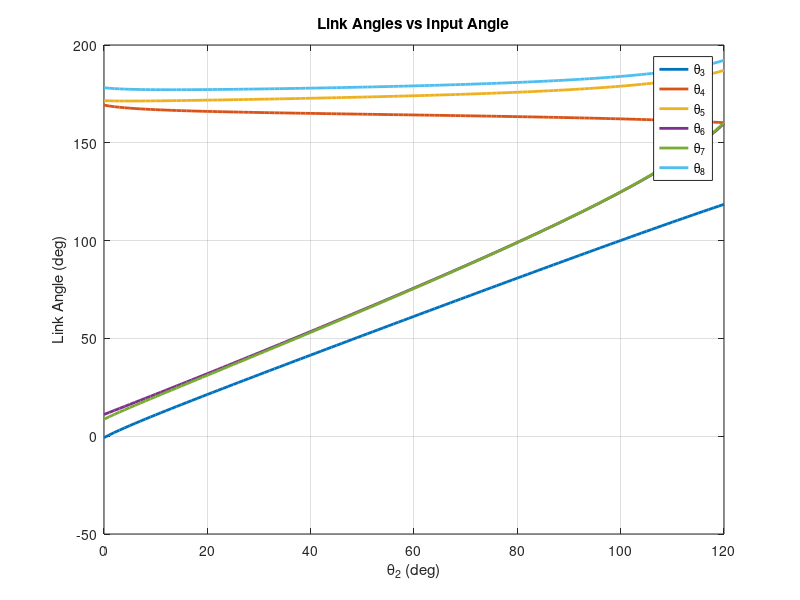
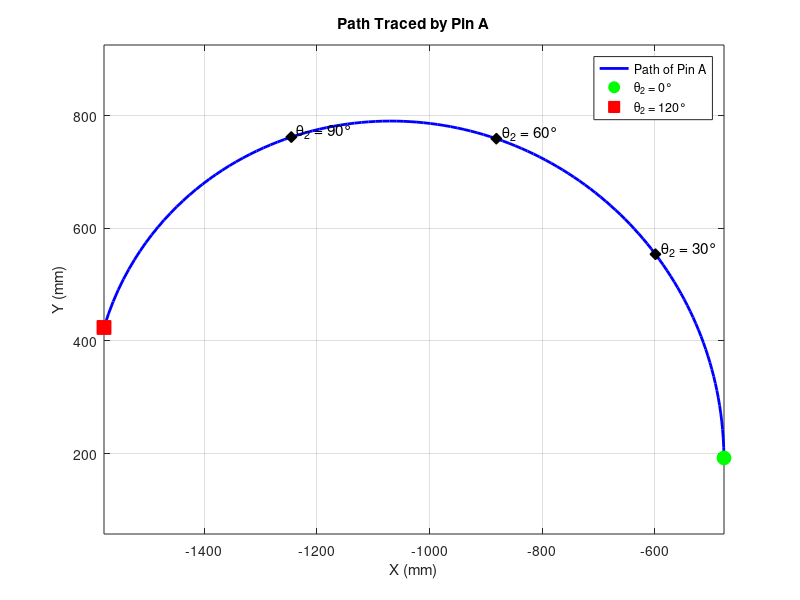
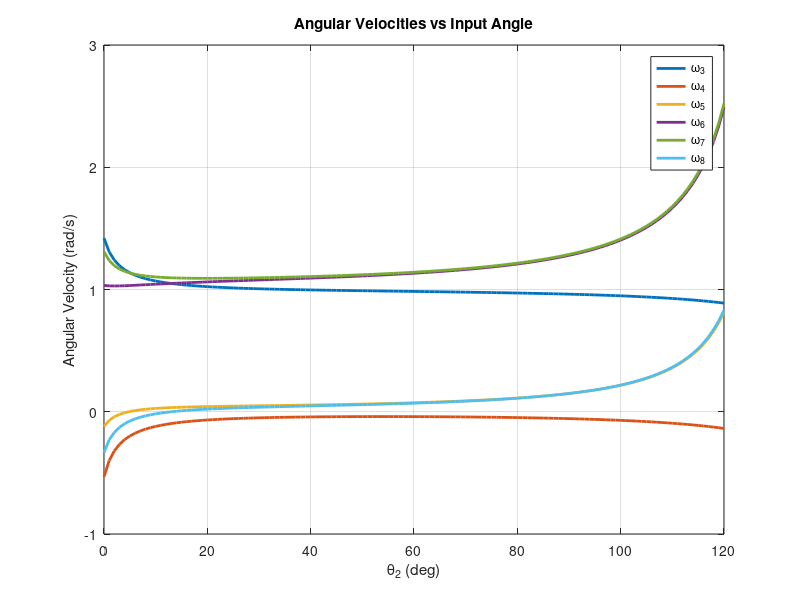
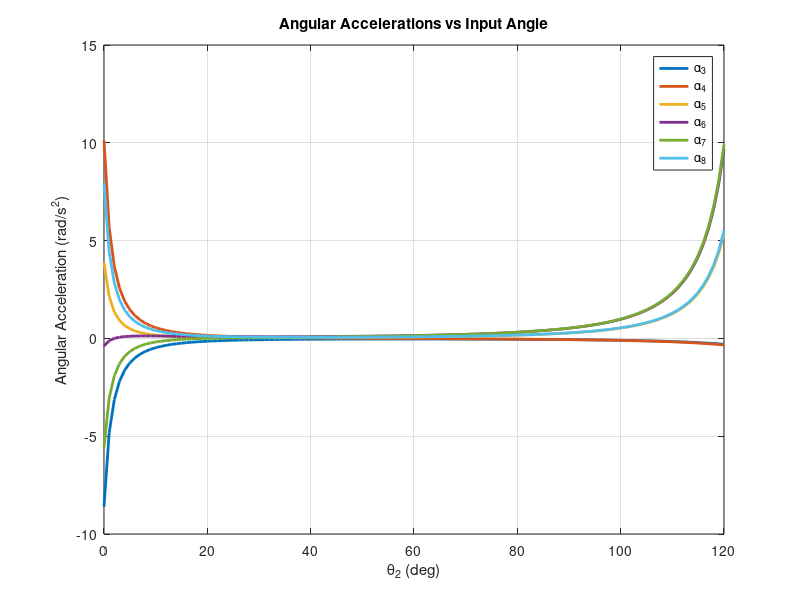

Here is the MATLAB script that generated these plots, in order: (Note: this script raises an error after producing the figures.)
% ENME 473 Project - Full Kinematics + Kinetics
% Part I: Position, Velocity, Acceleration, Pin A Path
% Part II: Driving Torque using Instantaneous Power Balance

clc;
clear;
close all;

%  USER INPUTS
omega2 = 1;          % rad/s, constant input angular velocity
alpha2 = 0;          % rad/s^2, constant-speed input assumption

m2 = 0.3474;         % kg, input link mass  (CHANGE to your team's value)
m8 = 1.154112;       % kg, output link mass (CHANGE to your team's value)
g  = 9.81;           % m/s^2

%%  KNOWN GEOMETRY  (all lengths in mm)
R1  = sqrt(237.2^2 + 70.6^2);
R2  = 272.4;
R23 = 236.9;
R14 = 279.0;
R3  = 489.9;
R4  = 539.8;
R36 = 342.1;
R46 = 179.3;
R5  = 595.5;
R6  = 378.9;
R7  = 198.2;
R8  = 254.4;
RA  = 336.9;               % distance from joint 7/8 to Pin A along link 8

theta1 = deg2rad(180 - atand(70.6/237.2));
alpha  = deg2rad(3.2);
beta   = deg2rad(3.5);
gamma  = deg2rad(1.8);

RAtot = R8 + RA;           % total distance from link-8 pivot to Pin A (mm)

% Mass moments of inertia about CG  (kg·m²)
R2_m = R2/1000;            % link 2 length in metres
R8_m = R8/1000;            % link 8 length in metres
IG2  = m2 * R2_m^2 / 12;
IG8  = m8 * R8_m^2 / 12;

%% =========================
%  INPUT RANGE
in            = 0:120;              % degrees, 1-degree increments
theta2_vals   = deg2rad(in);        % radians
N             = length(theta2_vals);

%% =========================
%  STORAGE ARRAYS
% --- solved angles (rad) ---
theta23_raw = zeros(1,N);
theta14_raw = zeros(1,N);
theta46_raw = zeros(1,N);
theta36_raw = zeros(1,N);
theta8_raw  = zeros(1,N);
theta7_raw  = zeros(1,N);

% --- angular velocities (rad/s) ---
omega23_vals = zeros(1,N);
omega14_vals = zeros(1,N);
omega46_vals = zeros(1,N);
omega36_vals = zeros(1,N);
omega8_vals  = zeros(1,N);
omega7_vals  = zeros(1,N);

% --- angular accelerations (rad/s²) ---
alpha23_vals = zeros(1,N);
alpha14_vals = zeros(1,N);
alpha46_vals = zeros(1,N);
alpha36_vals = zeros(1,N);
alpha8_vals  = zeros(1,N);
alpha7_vals  = zeros(1,N);

% --- Pin A position (mm), velocity (mm/s), acceleration (mm/s²) ---
Ax      = zeros(1,N);
Ay      = zeros(1,N);
Ax_dot  = zeros(1,N);
Ay_dot  = zeros(1,N);
Ax_ddot = zeros(1,N);
Ay_ddot = zeros(1,N);

% --- link 2 CG kinematics (mm, mm/s, mm/s²) ---
xG2  = zeros(1,N);
yG2  = zeros(1,N);
vxG2 = zeros(1,N);
vyG2 = zeros(1,N);
axG2 = zeros(1,N);
ayG2 = zeros(1,N);

% --- link 8 CG kinematics (mm, mm/s, mm/s²) ---
xG8  = zeros(1,N);
yG8  = zeros(1,N);
vxG8 = zeros(1,N);
vyG8 = zeros(1,N);
axG8 = zeros(1,N);
ayG8 = zeros(1,N);

% --- driving torque ---
T2_drive = zeros(1,N);

%% =========================
%  NEWTON-RAPHSON SETTINGS
%  =========================
% Initial guess chosen to converge to the correct assembly / branch
% for the desired Pin A path.
x = deg2rad([167.5; -4.0; 10.7; 165.4; -4.8; -171.3]);

tol_f   = 1e-8;
tol_x   = 1e-8;
maxIter = 100;

%% =========================
%  MAIN LOOP
for k = 1:N

    theta2 = theta2_vals(k);

    % -------------------------------------------------------
    % (1) POSITION ANALYSIS  —  Newton-Raphson
    for iter = 1:maxIter

        theta23 = x(1);
        theta14 = x(2);
        theta46 = x(3);
        theta36 = x(4);
        theta8  = x(5);
        theta7  = x(6);

        % Vector-loop residuals
        f = [ R2*cos(theta2) + R23*cos(theta23) - R14*cos(theta14) - R1*cos(theta1);
              R2*sin(theta2) + R23*sin(theta23) - R14*sin(theta14) - R1*sin(theta1);
              R2*cos(theta2) + R4*cos(theta23+gamma)  + R46*cos(theta46) - R36*cos(theta36) - R3*cos(theta14+alpha) - R1*cos(theta1);
              R2*sin(theta2) + R4*sin(theta23+gamma)  + R46*sin(theta46) - R36*sin(theta36) - R3*sin(theta14+alpha) - R1*sin(theta1);
              R2*cos(theta2) + R4*cos(theta23+gamma)  + R6*cos(theta46)  - R8*cos(theta8)   + R7*cos(theta7) - R5*cos(theta36+beta) - R3*cos(theta14+alpha) - R1*cos(theta1);
              R2*sin(theta2) + R4*sin(theta23+gamma)  + R6*sin(theta46)  - R8*sin(theta8)   + R7*sin(theta7) - R5*sin(theta36+beta) - R3*sin(theta14+alpha) - R1*sin(theta1)];

        % Jacobian  ∂f/∂[theta23, theta14, theta46, theta36, theta8, theta7]
        J = [-R23*sin(theta23),  R14*sin(theta14),             0,                   0,              0,             0;
              R23*cos(theta23), -R14*cos(theta14),             0,                   0,              0,             0;
             -R4*sin(theta23+gamma),   R3*sin(theta14+alpha),  -R46*sin(theta46),   R36*sin(theta36),     0,             0;
              R4*cos(theta23+gamma),  -R3*cos(theta14+alpha),   R46*cos(theta46),  -R36*cos(theta36),     0,             0;
             -R4*sin(theta23+gamma),   R3*sin(theta14+alpha),   -R6*sin(theta46),   R5*sin(theta36+beta),  R8*sin(theta8), -R7*sin(theta7);
              R4*cos(theta23+gamma),  -R3*cos(theta14+alpha),    R6*cos(theta46),  -R5*cos(theta36+beta), -R8*cos(theta8),  R7*cos(theta7)];

        dx    = J \ f;
        x_new = x - dx;

        % Wrap angles to [-π, π] to stay in the correct branch
        x_new = atan2(sin(x_new), cos(x_new));

        if norm(f, inf) < tol_f && norm(x_new - x, inf) < tol_x
            x = x_new;
            break;
        end

        x = x_new;
    end

    if iter == maxIter
        error('Newton-Raphson did not converge at theta2 = %g deg.', in(k));
    end

    theta23 = x(1);
    theta14 = x(2);
    theta46 = x(3);
    theta36 = x(4);
    theta8  = x(5);
    theta7  = x(6);

    % Store raw posture results
    theta23_raw(k) = theta23;
    theta14_raw(k) = theta14;
    theta46_raw(k) = theta46;
    theta36_raw(k) = theta36;
    theta8_raw(k)  = theta8;
    theta7_raw(k)  = theta7;

    % Rebuild Jacobian at converged posture (reused for velocity & acceleration)
    J = [-R23*sin(theta23),  R14*sin(theta14),             0,                   0,              0,             0;
          R23*cos(theta23), -R14*cos(theta14),             0,                   0,              0,             0;
         -R4*sin(theta23+gamma),   R3*sin(theta14+alpha),  -R46*sin(theta46),   R36*sin(theta36),     0,             0;
          R4*cos(theta23+gamma),  -R3*cos(theta14+alpha),   R46*cos(theta46),  -R36*cos(theta36),     0,             0;
         -R4*sin(theta23+gamma),   R3*sin(theta14+alpha),   -R6*sin(theta46),   R5*sin(theta36+beta),  R8*sin(theta8), -R7*sin(theta7);
          R4*cos(theta23+gamma),  -R3*cos(theta14+alpha),    R6*cos(theta46),  -R5*cos(theta36+beta), -R8*cos(theta8),  R7*cos(theta7)];

    % -------------------------------------------------------
    % (2) VELOCITY ANALYSIS   J * ω_vec = b_vel
    %     b_vel comes from d/dt of each position loop equation,
    %     isolating the omega2 contribution to the RHS.
    % -------------------------------------------------------
    b_vel = omega2 * [ R2*sin(theta2);
                      -R2*cos(theta2);
                       R2*sin(theta2);
                      -R2*cos(theta2);
                       R2*sin(theta2);
                      -R2*cos(theta2)];

    omega_vec = J \ b_vel;
    % omega_vec = [omega23; omega14; omega46; omega36; omega8; omega7]

    omega23 = omega_vec(1);
    omega14 = omega_vec(2);
    omega46 = omega_vec(3);
    omega36 = omega_vec(4);
    omega8  = omega_vec(5);
    omega7  = omega_vec(6);

    omega23_vals(k) = omega23;
    omega14_vals(k) = omega14;
    omega46_vals(k) = omega46;
    omega36_vals(k) = omega36;
    omega8_vals(k)  = omega8;
    omega7_vals(k)  = omega7;

    % -------------------------------------------------------
    % (3) ACCELERATION ANALYSIS   J * α_vec = rhs_acc
    %     RHS = centripetal terms (all −R·ω²·[cos; sin] contributions
    %     moved to the right-hand side after differentiating velocities).
    rhs_acc = [ R2*cos(theta2)*omega2^2  + R23*cos(theta23)*omega23^2  - R14*cos(theta14)*omega14^2;
                R2*sin(theta2)*omega2^2  + R23*sin(theta23)*omega23^2  - R14*sin(theta14)*omega14^2;
                R2*cos(theta2)*omega2^2  + R4*cos(theta23+gamma)*omega23^2   + R46*cos(theta46)*omega46^2 - R36*cos(theta36)*omega36^2 - R3*cos(theta14+alpha)*omega14^2;
                R2*sin(theta2)*omega2^2  + R4*sin(theta23+gamma)*omega23^2   + R46*sin(theta46)*omega46^2 - R36*sin(theta36)*omega36^2 - R3*sin(theta14+alpha)*omega14^2;
                R2*cos(theta2)*omega2^2  + R4*cos(theta23+gamma)*omega23^2   + R6*cos(theta46)*omega46^2  - R8*cos(theta8)*omega8^2   + R7*cos(theta7)*omega7^2 - R5*cos(theta36+beta)*omega36^2 - R3*cos(theta14+alpha)*omega14^2;
                R2*sin(theta2)*omega2^2  + R4*sin(theta23+gamma)*omega23^2   + R6*sin(theta46)*omega46^2  - R8*sin(theta8)*omega8^2   + R7*sin(theta7)*omega7^2 - R5*sin(theta36+beta)*omega36^2 - R3*sin(theta14+alpha)*omega14^2];

    alpha_vec = J \ rhs_acc;
    % alpha_vec = [alpha23; alpha14; alpha46; alpha36; alpha8; alpha7]

    alpha23 = alpha_vec(1);
    alpha14 = alpha_vec(2);
    alpha46 = alpha_vec(3);
    alpha36 = alpha_vec(4);
    alpha8  = alpha_vec(5);
    alpha7  = alpha_vec(6);

    alpha23_vals(k) = alpha23;
    alpha14_vals(k) = alpha14;
    alpha46_vals(k) = alpha46;
    alpha36_vals(k) = alpha36;
    alpha8_vals(k)  = alpha8;
    alpha7_vals(k)  = alpha7;

    % -------------------------------------------------------
    % (4) PIN A  POSITION, VELOCITY, ACCELERATION
    Ax(k) = R2*cos(theta2) + R4*cos(theta23+gamma) + R6*cos(theta46) - RAtot*cos(theta8);
    Ay(k) = R2*sin(theta2) + R4*sin(theta23+gamma) + R6*sin(theta46) - RAtot*sin(theta8);

    Ax_dot(k) = -R2*sin(theta2)*omega2 ...
                -R4*sin(theta23+gamma)*omega23 ...
                -R6*sin(theta46)*omega46 ...
                +RAtot*sin(theta8)*omega8;

    Ay_dot(k) =  R2*cos(theta2)*omega2 ...
                +R4*cos(theta23+gamma)*omega23 ...
                +R6*cos(theta46)*omega46 ...
                -RAtot*cos(theta8)*omega8;

    Ax_ddot(k) = -R2*cos(theta2)*omega2^2 ...
                 -R4*cos(theta23+gamma)*omega23^2 - R4*sin(theta23+gamma)*alpha23 ...
                 -R6*cos(theta46)*omega46^2 - R6*sin(theta46)*alpha46 ...
                 +RAtot*cos(theta8)*omega8^2 + RAtot*sin(theta8)*alpha8;

    % CORRECTED: was "+RAtot*sin(theta8)*alpha8" — now "-RAtot*cos(theta8)*alpha8"
    Ay_ddot(k) = -R2*sin(theta2)*omega2^2 ...
                 -R4*sin(theta23+gamma)*omega23^2 + R4*cos(theta23+gamma)*alpha23 ...
                 -R6*sin(theta46)*omega46^2 + R6*cos(theta46)*alpha46 ...
                 +RAtot*sin(theta8)*omega8^2 - RAtot*cos(theta8)*alpha8;

    % -------------------------------------------------------
    % (5) LINK 2 CG KINEMATICS
    %     CG at midpoint of link 2 (from ground pivot O2):
    %       xG2 = (R2/2)·cos(θ2),  yG2 = (R2/2)·sin(θ2)
    xG2(k)  =  (R2/2)*cos(theta2);
    yG2(k)  =  (R2/2)*sin(theta2);

    vxG2(k) = -(R2/2)*sin(theta2)*omega2;
    vyG2(k)  =  (R2/2)*cos(theta2)*omega2;

    axG2(k) = -(R2/2)*cos(theta2)*omega2^2 - (R2/2)*sin(theta2)*alpha2;
    ayG2(k) = -(R2/2)*sin(theta2)*omega2^2 + (R2/2)*cos(theta2)*alpha2;

    % -------------------------------------------------------
    % (6) LINK 8 CG KINEMATICS

    xP = R2*cos(theta2) + R4*cos(theta23+gamma) + R6*cos(theta46);
    yP = R2*sin(theta2) + R4*sin(theta23+gamma) + R6*sin(theta46);

    vxP = -R2*sin(theta2)*omega2 ...
          -R4*sin(theta23+gamma)*omega23 ...
          -R6*sin(theta46)*omega46;

    vyP =  R2*cos(theta2)*omega2 ...
          +R4*cos(theta23+gamma)*omega23 ...
          +R6*cos(theta46)*omega46;

    axP = -R2*cos(theta2)*omega2^2 ...
          -R2*sin(theta2)*alpha2 ...
          -R4*cos(theta23+gamma)*omega23^2 - R4*sin(theta23+gamma)*alpha23 ...
          -R6*cos(theta46)*omega46^2 - R6*sin(theta46)*alpha46;

    ayP = -R2*sin(theta2)*omega2^2 ...
          +R2*cos(theta2)*alpha2 ...
          -R4*sin(theta23+gamma)*omega23^2 + R4*cos(theta23+gamma)*alpha23 ...
          -R6*sin(theta46)*omega46^2 + R6*cos(theta46)*alpha46;

    xG8(k)  = xP - (R8/2)*cos(theta8);
    yG8(k)  = yP - (R8/2)*sin(theta8);

    vxG8(k) = vxP + (R8/2)*sin(theta8)*omega8;
    vyG8(k) = vyP - (R8/2)*cos(theta8)*omega8;

    axG8(k) = axP + (R8/2)*cos(theta8)*omega8^2 + (R8/2)*sin(theta8)*alpha8;
    ayG8(k) = ayP + (R8/2)*sin(theta8)*omega8^2 - (R8/2)*cos(theta8)*alpha8;

    % -------------------------------------------------------
    % (7) DRIVING TORQUE  —  Instantaneous Power Balance
    % Convert mm-based quantities to SI (m, m/s, m/s²)
    vG2x_si = vxG2(k)/1000;   vG2y_si = vyG2(k)/1000;
    aG2x_si = axG2(k)/1000;   aG2y_si = ayG2(k)/1000;

    vG8x_si = vxG8(k)/1000;   vG8y_si = vyG8(k)/1000;
    aG8x_si = axG8(k)/1000;   aG8y_si = ayG8(k)/1000;

    % Rate of change of kinetic energy for each link  (W)
    Kdot2 = m2*(aG2x_si*vG2x_si + aG2y_si*vG2y_si) + IG2*alpha2*omega2;
    Kdot8 = m8*(aG8x_si*vG8x_si + aG8y_si*vG8y_si) + IG8*alpha8*omega8;

    % T2·ω2 = Kdot_total + m·g·ẏG  (gravity power — positive when CG rises)
    T2_drive(k) = (Kdot2 + Kdot8 ...
                   + m2*g*vG2y_si ...
                   + m8*g*vG8y_si) / omega2;
end

%% =========================
%  POST-PROCESS ANGLES
theta23_deg = rad2deg(unwrap(theta23_raw));
theta14_deg = rad2deg(unwrap(theta14_raw));
theta46_deg = rad2deg(unwrap(theta46_raw));
theta36_deg = rad2deg(unwrap(theta36_raw));
theta8_deg  = rad2deg(unwrap(theta8_raw));
theta7_deg  = rad2deg(unwrap(theta7_raw));

% Physical moving-link angles for reporting
theta3_deg      = theta14_deg + rad2deg(alpha);
theta4_deg      = theta23_deg + rad2deg(gamma);
theta5_deg      = theta36_deg + rad2deg(beta);
theta6_deg      = theta46_deg;
theta7_plot_deg = theta7_deg  + 180;
theta8_plot_deg = theta8_deg  + 180;

% Physical link angular velocities
omega3_vals      = omega14_vals;
omega4_vals      = omega23_vals;
omega5_vals      = omega36_vals;
omega6_vals      = omega46_vals;
omega7_plot_vals = omega7_vals;
omega8_plot_vals = omega8_vals;

% Physical link angular accelerations
alpha3_plot_vals = alpha14_vals;
alpha4_plot_vals = alpha23_vals;
alpha5_plot_vals = alpha36_vals;
alpha6_plot_vals = alpha46_vals;
alpha7_plot_vals = alpha7_vals;
alpha8_plot_vals = alpha8_vals;

%% =========================
%  PLOTS
scriptDir = fileparts(mfilename('fullpath'));

% 1) Link angles vs input angle
figure
plot(in, theta3_deg, 'LineWidth', 2); hold on
plot(in, theta4_deg, 'LineWidth', 2)
plot(in, theta5_deg, 'LineWidth', 2)
plot(in, theta6_deg, 'LineWidth', 2)
plot(in, theta7_plot_deg, 'LineWidth', 2)
plot(in, theta8_plot_deg, 'LineWidth', 2)
xlabel('\theta_2 (deg)')
ylabel('Link Angle (deg)')
title('Link Angles vs Input Angle')
legend('\theta_3','\theta_4','\theta_5','\theta_6','\theta_7','\theta_8','Location','best')
grid on; box on
exportgraphics(gcf, fullfile(scriptDir, 'ENME473_LinkAngles.png'), 'Resolution', 600);

% 2) Path traced by Pin A
figure
plot(Ax, Ay, 'b-', 'LineWidth', 2); hold on
plot(Ax(1),   Ay(1),   'go', 'MarkerSize', 10, 'MarkerFaceColor', 'g', ...
    'DisplayName', '\theta_2 = 0°')
plot(Ax(end), Ay(end), 'rs', 'MarkerSize', 10, 'MarkerFaceColor', 'r', ...
    'DisplayName', '\theta_2 = 120°')
markAngles = [30 60 90];
for n = 1:length(markAngles)
    idx = markAngles(n) + 1;
    plot(Ax(idx), Ay(idx), 'kd', 'MarkerSize', 8, 'MarkerFaceColor', 'k', ...
        'HandleVisibility', 'off')
    text(Ax(idx)+10, Ay(idx)+10, sprintf('\\theta_2 = %d°', markAngles(n)), ...
        'FontSize', 11)
end
xlabel('X (mm)'); ylabel('Y (mm)')
title('Path Traced by Pin A')
legend('Path of Pin A', '\theta_2 = 0°', '\theta_2 = 120°', 'Location', 'best')
grid on; box on; axis equal
exportgraphics(gcf, fullfile(scriptDir, 'ENME473_PinA_Path.png'), 'Resolution', 600);

% 3) Angular velocities vs input angle
figure
plot(in, omega3_vals, 'LineWidth', 2); hold on
plot(in, omega4_vals, 'LineWidth', 2)
plot(in, omega5_vals, 'LineWidth', 2)
plot(in, omega6_vals, 'LineWidth', 2)
plot(in, omega7_plot_vals, 'LineWidth', 2)
plot(in, omega8_plot_vals, 'LineWidth', 2)
xlabel('\theta_2 (deg)')
ylabel('Angular Velocity (rad/s)')
title('Angular Velocities vs Input Angle')
legend('\omega_3','\omega_4','\omega_5','\omega_6','\omega_7','\omega_8','Location','best')
grid on; box on
exportgraphics(gcf, fullfile(scriptDir, 'ENME473_AngularVelocities.png'), 'Resolution', 600);

% 4) Angular accelerations vs input angle
figure
plot(in, alpha3_plot_vals, 'LineWidth', 2); hold on
plot(in, alpha4_plot_vals, 'LineWidth', 2)
plot(in, alpha5_plot_vals, 'LineWidth', 2)
plot(in, alpha6_plot_vals, 'LineWidth', 2)
plot(in, alpha7_plot_vals, 'LineWidth', 2)
plot(in, alpha8_plot_vals, 'LineWidth', 2)
xlabel('\theta_2 (deg)')
ylabel('Angular Acceleration (rad/s^2)')
title('Angular Accelerations vs Input Angle')
legend('\alpha_3','\alpha_4','\alpha_5','\alpha_6','\alpha_7','\alpha_8','Location','best')
grid on; box on
exportgraphics(gcf, fullfile(scriptDir, 'ENME473_AngularAccelerations.png'), 'Resolution', 600);

% 5) Pin A velocity vs input angle
figure
plot(in, Ax_dot, 'LineWidth', 2); hold on
plot(in, Ay_dot, 'LineWidth', 2)
xlabel('\theta_2 (deg)')
ylabel('Velocity (mm/s)')
title('Pin A Velocity vs Input Angle')
legend('v_{Ax}', 'v_{Ay}', 'Location', 'best')
grid on; box on
exportgraphics(gcf, fullfile(scriptDir, 'ENME473_PinA_Velocity.png'), 'Resolution', 600);

% 6) Pin A acceleration vs input angle
figure
plot(in, Ax_ddot, 'LineWidth', 2); hold on
plot(in, Ay_ddot, 'LineWidth', 2)
xlabel('\theta_2 (deg)')
ylabel('Acceleration (mm/s^2)')
title('Pin A Acceleration vs Input Angle')
legend('a_{Ax}', 'a_{Ay}', 'Location', 'best')
grid on; box on
exportgraphics(gcf, fullfile(scriptDir, 'ENME473_PinA_Acceleration.png'), 'Resolution', 600);

% 7) Driving torque vs input angle
figure
plot(in, T2_drive, 'LineWidth', 2)
xlabel('\theta_2 (deg)')
ylabel('Driving Torque T_2 (N\cdotm)')
title(sprintf('Driving Torque vs Input Angle  (m_2 = %.4f kg,  m_8 = %.4f kg)', m2, m8))
grid on; box on
exportgraphics(gcf, fullfile(scriptDir, 'ENME473_DrivingTorque.png'), 'Resolution', 600);

%% =========================
%  WRITE RESULTS TO EXCEL
filename = fullfile(scriptDir, 'ENME473_FullResults.xlsx');

T_angles = table(in', theta3_deg', theta4_deg', theta5_deg', theta6_deg', ...
    theta7_plot_deg', theta8_plot_deg', ...
    'VariableNames', {'Theta2_deg','Theta3_deg','Theta4_deg','Theta5_deg', ...
                      'Theta6_deg','Theta7_deg','Theta8_deg'});
writetable(T_angles, filename, 'Sheet', 'Link Angles');

T_vel = table(in', omega3_vals', omega4_vals', omega5_vals', omega6_vals', ...
    omega7_plot_vals', omega8_plot_vals', ...
    'VariableNames', {'Theta2_deg','omega3','omega4','omega5','omega6','omega7','omega8'});
writetable(T_vel, filename, 'Sheet', 'Angular Velocities');

T_acc = table(in', alpha3_plot_vals', alpha4_plot_vals', alpha5_plot_vals', ...
    alpha6_plot_vals', alpha7_plot_vals', alpha8_plot_vals', ...
    'VariableNames', {'Theta2_deg','alpha3','alpha4','alpha5','alpha6','alpha7','alpha8'});
writetable(T_acc, filename, 'Sheet', 'Angular Accelerations');

T_pinA = table(in', Ax', Ay', Ax_dot', Ay_dot', Ax_ddot', Ay_ddot', ...
    'VariableNames', {'Theta2_deg','X_A_mm','Y_A_mm', ...
                      'Vx_A_mm_s','Vy_A_mm_s','Ax_A_mm_s2','Ay_A_mm_s2'});
writetable(T_pinA, filename, 'Sheet', 'Pin A');

T_cg = table(in', xG2', yG2', vxG2', vyG2', axG2', ayG2', ...
    xG8', yG8', vxG8', vyG8', axG8', ayG8', ...
    'VariableNames', {'Theta2_deg', ...
    'xG2_mm','yG2_mm','vxG2_mm_s','vyG2_mm_s','axG2_mm_s2','ayG2_mm_s2', ...
    'xG8_mm','yG8_mm','vxG8_mm_s','vyG8_mm_s','axG8_mm_s2','ayG8_mm_s2'});
writetable(T_cg, filename, 'Sheet', 'CG Kinematics');

T_torque = table(in', T2_drive', ...
    'VariableNames', {'Theta2_deg','DrivingTorque_Nm'});
writetable(T_torque, filename, 'Sheet', 'Driving Torque');

%% =========================
%  DEDICATED TORQUE EXCEL FILE
%  Exports theta2 vs T2 to a standalone, clearly labelled spreadsheet.
torque_filename = fullfile(scriptDir, 'ENME473_DrivingTorque.xlsx');

% --- Main data table: theta2 and T2 for every 1-degree increment ----------
T_torque_export = table(in', T2_drive', ...
    'VariableNames', {'Theta2_deg', 'DrivingTorque_Nm'});
writetable(T_torque_export, torque_filename, 'Sheet', 'Torque vs Theta');

% --- Summary statistics appended below the data via writecell -------------
[maxT, idxMaxT] = max(T2_drive);
[minT, idxMinT] = min(T2_drive);

summaryData = {
    '',           '';
    'Summary',    '';
    'omega2 (rad/s)',            omega2;
    'alpha2 (rad/s^2)',          alpha2;
    'Input link mass m2 (kg)',   m2;
    'Output link mass m8 (kg)',  m8;
    'Max T2 (N·m)',              maxT;
    'Max T2 at theta2 (deg)',    in(idxMaxT);
    'Min T2 (N·m)',              minT;
    'Min T2 at theta2 (deg)',    in(idxMinT);
};
% Write summary below the data (data occupies rows 1 to N+1, so start at N+3)
startRow = length(in) + 3;
writecell(summaryData, torque_filename, 'Sheet', 'Torque vs Theta', ...
    'Range', sprintf('A%d', startRow));

fprintf('\nDriving torque data written to: %s\n', torque_filename);
fprintf('  Sheet : Torque vs Theta\n');
fprintf('  Rows  : %d data rows (theta2 = 0 to %d deg, 1-deg steps)\n', ...
    length(in), in(end));
fprintf('  Max T2 = %.6f N·m at theta2 = %d deg\n', maxT, in(idxMaxT));
fprintf('  Min T2 = %.6f N·m at theta2 = %d deg\n', minT, in(idxMinT));

%% =========================
%  PRINT KEY RESULTS
idx = [1 31 61 91 121];   % theta2 = 0, 30, 60, 90, 120 deg

fprintf('\n====================================================\n');
fprintf('ENME 473 PROJECT RESULTS SUMMARY\n');
fprintf('====================================================\n');
fprintf('Input angular velocity  omega2 = %.4f rad/s\n', omega2);
fprintf('Input angular accel.   alpha2 = %.4f rad/s^2\n', alpha2);
fprintf('Input  link mass           m2 = %.4f kg\n', m2);
fprintf('Output link mass           m8 = %.4f kg\n', m8);
fprintf('Results written to %s\n', filename);

fprintf('\n=== Pin A Position (mm) ===\n');
fprintf('%10s %14s %14s\n', 'Theta2', 'X_A', 'Y_A');
for k = idx
    fprintf('%10d %14.4f %14.4f\n', in(k), Ax(k), Ay(k));
end

fprintf('\n=== Pin A Velocity (mm/s) ===\n');
fprintf('%10s %14s %14s\n', 'Theta2', 'Vx_A', 'Vy_A');
for k = idx
    fprintf('%10d %14.4f %14.4f\n', in(k), Ax_dot(k), Ay_dot(k));
end

fprintf('\n=== Pin A Acceleration (mm/s^2) ===\n');
fprintf('%10s %14s %14s\n', 'Theta2', 'Ax_A', 'Ay_A');
for k = idx
    fprintf('%10d %14.4f %14.4f\n', in(k), Ax_ddot(k), Ay_ddot(k));
end

fprintf('\n=== Driving Torque (N·m) ===\n');
fprintf('%10s %14s\n', 'Theta2', 'T2');
for k = idx
    fprintf('%10d %14.6f\n', in(k), T2_drive(k));
end

[maxTorque, idxMax] = max(T2_drive);
[minTorque, idxMin] = min(T2_drive);

fprintf('\nMaximum driving torque = %.6f N·m at theta2 = %d deg\n', maxTorque, in(idxMax));
fprintf('Minimum driving torque = %.6f N·m at theta2 = %d deg\n', minTorque, in(idxMin));
fprintf('Negative torque means the actuator is braking/resisting the motion.\n');
